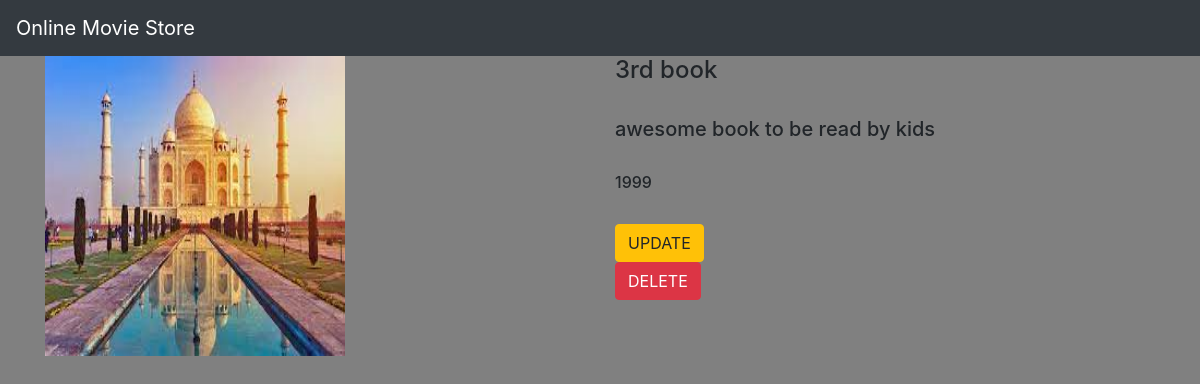
The app's page /movie/4/ with its own data.
### movapp/models.py (models this page shows)
class Movie(models.Model):
    name=models.CharField(max_length=258)
    desc=models.TextField()
    year=models.IntegerField()
    img=models.ImageField(upload_to='gallery')

### movapp/views.py (the view)
# urls.py: path('movie/<int:movie_id>/', views.detail, name='detail'),
def detail(request, movie_id):
    movie = Movie.objects.get(id=movie_id)
    return render(request, 'detail.html', {'movie': movie})

### templates/detail.html
{% extends 'base.html' %}
{% block body %}
<div class="container" xmlns="http://www.w3.org/1999/html">
    <div class="row">
        <div class="col-md-6">
            <img src="{{movie.img.url}}" width="300" height="300">
        </div>
        <div class="col-md-6">
            <h4>{{movie.name}}</h4><br>
            <h5>{{movie.desc}}</h5><br>
            <h6>{{movie.year}}</h6><br>
            <a class="btn btn-warning" href="{% url 'movapp:update' movie.id %}">UPDATE</a><br>
            <a class="btn btn-danger" href="{% url 'movapp:delete' movie.id %}">DELETE</a><br>
        </div>
    </div>
</div>
{% endblock %}

### static/style.css (style rules this page uses)
body { background-color:Gray; }

### records on screen
Movie: img (picture), name "3rd book", desc "awesome book to be read by kids", year "1999"
